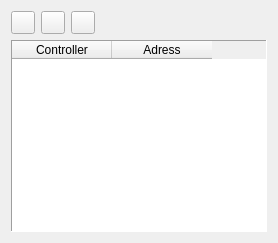
       <widget class="QWidget" name="m_pTabController">
        <attribute name="icon">
         <iconset resource="../Resource/qLights.qrc">
          <normaloff>:/qLights/controller.png</normaloff>:/qLights/controller.png</iconset>
        </attribute>
        <attribute name="title">
         <string/>
        </attribute>
        <layout class="QVBoxLayout" name="verticalLayout_27">
         <item>
          <layout class="QHBoxLayout" name="horizontalLayout_2">
           <item>
            <widget class="QToolButton" name="m_pBtnAddController">
             <property name="text">
              <string/>
             </property>
             <property name="icon">
              <iconset resource="../../aFrame/Resource/aFrame.qrc">
               <normaloff>:/Standard/Icons/32/plus.png</normaloff>:/Standard/Icons/32/plus.png</iconset>
             </property>
            </widget>
           </item>
           <item>
            <widget class="QToolButton" name="m_pBtnRemoveController">
             <property name="text">
              <string/>
             </property>
             <property name="icon">
              <iconset resource="../../aFrame/Resource/aFrame.qrc">
               <normaloff>:/Standard/Icons/32/minus.png</normaloff>:/Standard/Icons/32/minus.png</iconset>
             </property>
            </widget>
           </item>
           <item>
            <widget class="QToolButton" name="m_pBtnEditController">
             <property name="text">
              <string/>
             </property>
             <property name="icon">
              <iconset resource="../../aFrame/Resource/aFrame.qrc">
               <normaloff>:/Standard/Icons/32/edit.png</normaloff>:/Standard/Icons/32/edit.png</iconset>
             </property>
            </widget>
           </item>
           <item>
            <spacer name="horizontalSpacer_2">
             <property name="orientation">
              <enum>Qt::Orientation::Horizontal</enum>
             </property>
             <property name="sizeHint" stdset="0">
              <size>
               <width>40</width>
               <height>20</height>
              </size>
             </property>
            </spacer>
           </item>
          </layout>
         </item>
         <item>
          <widget class="QTableWidget" name="m_pControllerTable">
           <property name="sizePolicy">
            <sizepolicy hsizetype="Expanding" vsizetype="Expanding">
             <horstretch>0</horstretch>
             <verstretch>0</verstretch>
            </sizepolicy>
           </property>
           <property name="frameShape">
            <enum>QFrame::Shape::Panel</enum>
           </property>
           <property name="frameShadow">
            <enum>QFrame::Shadow::Sunken</enum>
           </property>
           <property name="columnCount">
            <number>2</number>
           </property>
           <attribute name="horizontalHeaderVisible">
            <bool>true</bool>
           </attribute>
           <attribute name="verticalHeaderVisible">
            <bool>true</bool>
           </attribute>
           <column>
            <property name="text">
             <string>Controller</string>
            </property>
           </column>
           <column>
            <property name="text">
             <string>Adress</string>
            </property>
           </column>
          </widget>
         </item>
        </layout>
       </widget>
